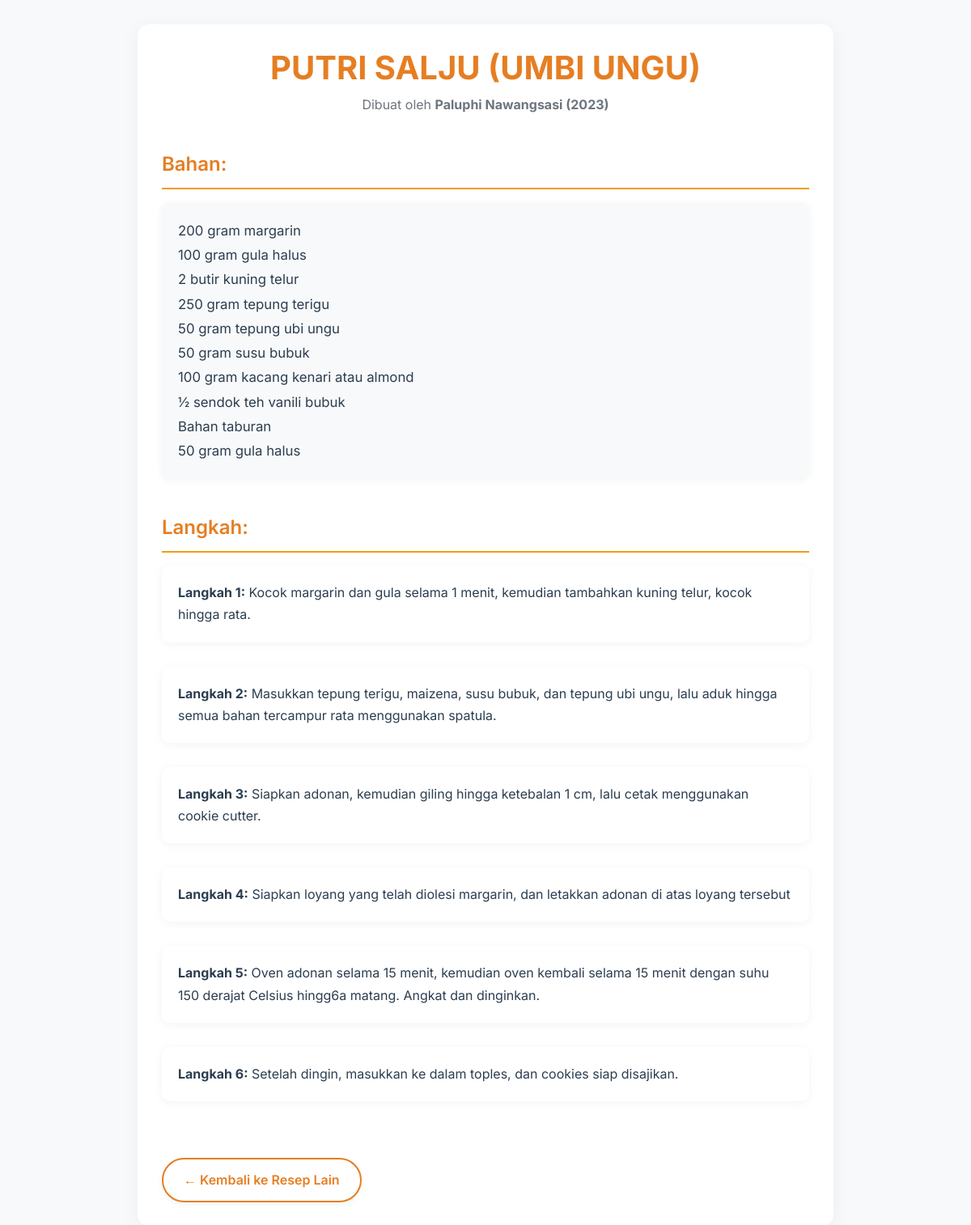
The page /recipe_detail.php?id=13 on the database its author committed.
### tables this page shows
CREATE TABLE `recipes` (
  `id` int(11) NOT NULL,
  `user_id` int(11) NOT NULL,
  `name` varchar(255) NOT NULL,
  `ingredients` text NOT NULL,
  `steps` text NOT NULL,
  `created_at` timestamp NOT NULL DEFAULT current_timestamp(),
  `image` varchar(255) NOT NULL DEFAULT 'images/uploads/default.jpg'
);

CREATE TABLE `users` (
  `id` int(11) NOT NULL,
  `username` varchar(100) NOT NULL,
  `password` varchar(255) NOT NULL,
  `email` varchar(100) DEFAULT NULL,
  `created_at` timestamp NOT NULL DEFAULT current_timestamp(),
  `profile_image` varchar(255) DEFAULT NULL,
  `role` varchar(20) DEFAULT 'user'
);

### recipe_detail.php (the view, shortened to what this page needs)
<?php
include 'db.php';
$id = isset($_GET['id']) ? intval($_GET['id']) : 0;
$stmt = $conn->prepare("
    SELECT recipes.*, users.username, users.profile_image
    FROM recipes
    JOIN users ON recipes.user_id = users.id
    WHERE recipes.id = ?
");
$stmt->bind_param("i", $id);
$stmt->execute();
$result = $stmt->get_result();
$row = $result->fetch_assoc();
$steps = json_decode($row['steps'], true);
$username = htmlspecialchars($row['username']);
?>
<!DOCTYPE html>
<html lang="id">
<head>
</head>
<body>
    <div class="container">
        <h2><?= htmlspecialchars($row['name']) ?></h2>
        <div class="author">
            <span>Dibuat oleh <strong><?= $username ?></strong></span>
        </div>
        <h3>Bahan:</h3>
        <div class="content-block">
            <p><?= nl2br(htmlspecialchars($row['ingredients'])) ?></p>
        </div>
        <h3>Langkah:</h3>
        <?php foreach ($steps as $i => $step): ?>
            <?php if (!empty($step)): ?>
                <div class="step">
                    <p><strong>Langkah <?= $i + 1 ?>:</strong> <?= htmlspecialchars($step) ?></p>
                </div>
            <?php endif; ?>
        <?php endforeach; ?>
        <a class="back-link" href="#" onclick="goBack()">← Kembali ke Resep Lain</a>
    </div>
</body>
</html>

### recipe_detail.php (style rules this page uses)
:root { --primary-color: #e67e22; --primary-light: #f39c12; --text-color: #2c3e50; --light-gray: #f8f9fa; --medium-gray: #dee2e6; --dark-gray: #6c757d; --white: #ffffff; --shadow-light: rgba(0,0,0,0.05); --shadow-medium: rgba(0,0,0,0.1); --border-radius: 10px; }
* { box-sizing: border-box; margin: 0; padding: 0; }
body { background: var(--light-gray); font-family: 'Inter', sans-serif; color: var(--text-color); padding: 30px 20px; max-width: 900px; margin: auto; line-height: 1.7; }
.container { background: var(--white); border-radius: 15px; box-shadow: 0 5px 25px var(--shadow-light); padding: 30px; margin-bottom: 30px; }
h2 { color: var(--primary-color); text-align: center; margin-bottom: 0.5rem; font-size: 2.5rem; font-weight: 700; line-height: 1.2; }
.author { text-align: center; color: var(--dark-gray); font-size: 1rem; margin-bottom: 35px; display: flex; align-items: center; justify-content: center; gap: 12px; font-weight: 400; }
h3 { color: var(--primary-color); margin-top: 2.5rem; margin-bottom: 1rem; border-bottom: 2px solid var(--primary-light); padding-bottom: 8px; font-size: 1.5rem; font-weight: 600; }
.content-block { background: var(--light-gray); padding: 20px; border-radius: var(--border-radius); box-shadow: 0 2px 10px var(--shadow-light); margin-bottom: 25px; font-size: 1.05rem; color: var(--text-color); line-height: 1.8; }
.step { display: flex; align-items: flex-start; gap: 25px; margin-bottom: 30px; background: var(--white); padding: 20px; border-radius: var(--border-radius); box-shadow: 0 2px 12px var(--shadow-light); transition: transform 0.2s ease-in-out; }
.step p { margin: 0; font-size: 1rem; background: transparent; padding: 0; box-shadow: none; color: var(--text-color); line-height: 1.7; }
a.back-link { display: inline-block; margin-top: 40px; text-decoration: none; color: var(--primary-color); font-weight: 600; border: 2px solid var(--primary-color); padding: 12px 25px; border-radius: 30px; transition: all 0.3s ease; background-color: var(--white); box-shadow: 0 2px 8px var(--shadow-light); }

### rows shown on the page
recipes: name "PUTRI SALJU (UMBI UNGU)", user.username "Paluphi Nawangsasi (2023)", ingredients "200 gram margarin 100 gram gula halus 2 butir kuning telur 250 gram tepung terigu 50 gram tepung ubi ungu 50 gram susu bubuk 100 gram kacang kenari atau almond ½ sendok teh vanili bubuk Bahan taburan 50 gram gula halus", steps "Kocok margarin dan gula selama 1 menit, kemudian tambahkan kuning telur, kocok hingga rata.", steps "Masukkan tepung terigu, maizena, susu bubuk, dan tepung ubi ungu, lalu aduk hingga semua bahan tercampur rata menggunakan spatula.", steps "Siapkan adonan, kemudian giling hingga ketebalan 1 cm, lalu cetak menggunakan cookie cutter.", steps "Siapkan loyang yang telah diolesi margarin, dan letakkan adonan di atas loyang tersebut", steps "Oven adonan selama 15 menit, kemudian oven kembali selama 15 menit dengan suhu 150 derajat Celsius hingg6a matang. Angkat dan dinginkan.", steps "Setelah dingin, masukkan ke dalam toples, dan cookies siap disajikan."
